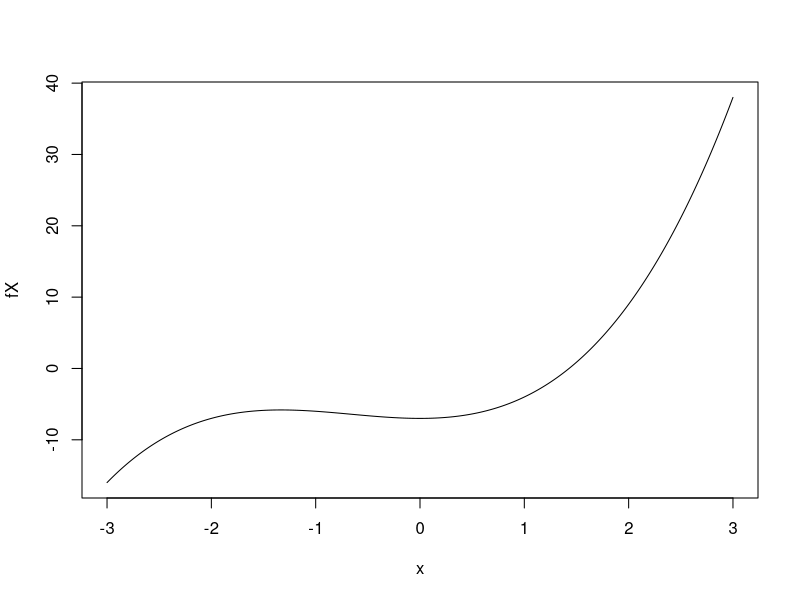
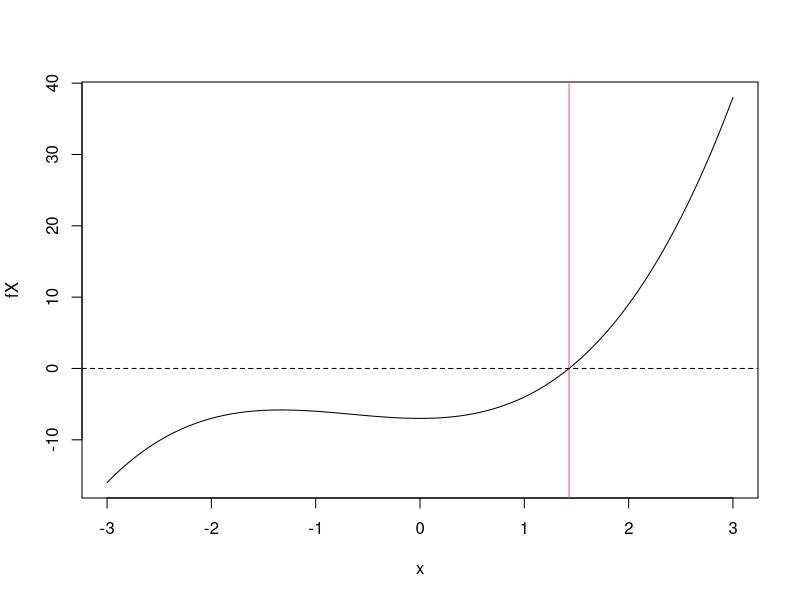

The R script that drew these images, in order:
# part 1
x = seq(-3, 3, 0.01);
fX = x^3 + 2*x^2 - 7;
plot(x, fX, type="l");

# part 2
x =1;
x^3 + 2*x^2 - 7;

# part 3
x =1;
3*x^2 + 4*x;

# part 4
(x^3 + 2*x^2 - 7) / (3*x^2 + 4*x);

# part 5
x - (x^3 + 2*x^2 - 7) / (3*x^2 + 4*x)

# part 6
x = 1;
fX = x^3 + 2*x^2 - 7;
fXPrime = 3*x^2 + 4*x;
counter = 0;
precision = 0.000001;
while(abs(fX) > precision)
{
    x = x - fX / fXPrime;
    counter = counter + 1;
    fX = x^3 + 2*x^2 - 7;
    fXPrime = 3*x^2 + 4*x;
}
myRoot = x;
c(counter, myRoot);

x^3 + 2*x^2 - 7;

# part 7
x = seq(-3, 3, 0.01);
fX = x^3 + 2*x^2 - 7;
plot(x, fX, type="l");
abline(v=myRoot, col=2);
abline(h=0, lty=2);

# part 8
myFun = function(x)
{
    x^3 + 2*x^2 - 7;
}
myFunPrime = function(x)
{
    3*x^2 + 4*x;
}

# part 9
myFun(1);
myFunPrime(1);

# part 10
x = 1;
counter = 0;
precision = 0.000001;
while(abs(myFun(x)) > precision)
{
    x = x - myFun(x)/myFunPrime(x);
    counter = counter + 1;
}
myRoot = x;
c(counter, myRoot);

# part 11
x = 1;
counter = 0;
precision = 1e-10;
maxCount = 50;
while( (abs(myFun(x)) > precision) & (counter<maxCount))
{
    x = x - myFun(x)/myFunPrime(x);
    counter = counter + 1;
}
myRoot = x;
c(counter, myRoot);

# part 12
myEnv = new.env();
assign("x", 1, envir=myEnv);
myFunDer = numericDeriv(quote(myFun(x)), c("x"), myEnv);

# part 13
attr(myFunDer, "gradient");

# part 14
x = 1;
counter = 0;
precision = 1e-10;
maxCount = 50;
while( (abs(myFun(x)) > precision)&(counter<maxCount))
{
    myEnv = new.env();
    assign("x", x, envir=myEnv);
    myFunDer = numericDeriv(quote(myFun(x)), c("x"), myEnv);
    
    x = x - myFun(x)/attr(myFunDer, "gradient");
    counter = counter + 1;
}
myRoot = x;
c(counter, myRoot);